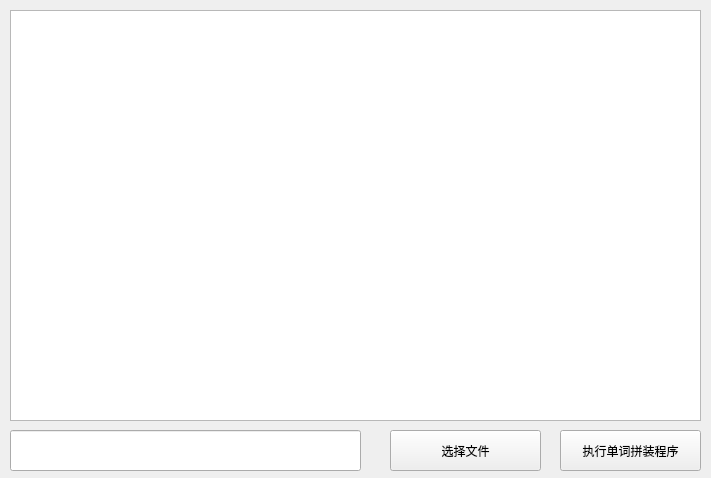
<?xml version="1.0" encoding="UTF-8"?>
<ui version="4.0">
 <class>Form</class>
 <widget class="QWidget" name="Form">
  <property name="geometry">
   <rect>
    <x>0</x>
    <y>0</y>
    <width>711</width>
    <height>478</height>
   </rect>
  </property>
  <property name="windowTitle">
   <string>Form</string>
  </property>
  <widget class="QLineEdit" name="lineEdit">
   <property name="geometry">
    <rect>
     <x>10</x>
     <y>430</y>
     <width>351</width>
     <height>41</height>
    </rect>
   </property>
  </widget>
  <widget class="QPushButton" name="pushButton">
   <property name="geometry">
    <rect>
     <x>390</x>
     <y>430</y>
     <width>151</width>
     <height>41</height>
    </rect>
   </property>
   <property name="text">
    <string>选择文件</string>
   </property>
  </widget>
  <widget class="QPushButton" name="pushButton_2">
   <property name="geometry">
    <rect>
     <x>560</x>
     <y>430</y>
     <width>141</width>
     <height>41</height>
    </rect>
   </property>
   <property name="text">
    <string>执行单词拼装程序</string>
   </property>
  </widget>
  <widget class="QTextEdit" name="textEdit">
   <property name="geometry">
    <rect>
     <x>10</x>
     <y>10</y>
     <width>691</width>
     <height>411</height>
    </rect>
   </property>
  </widget>
 </widget>
 <resources/>
 <connections/>
</ui>
